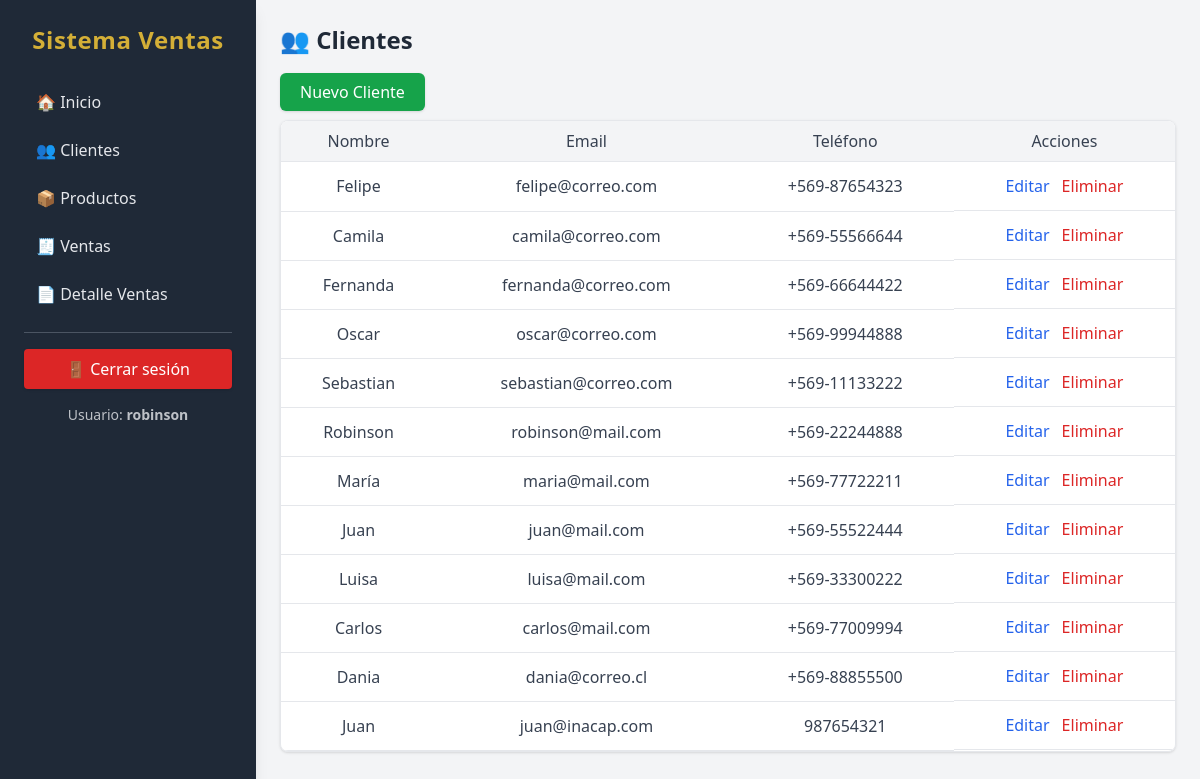
Screenshot of /clientes/ (signed in) with the database file from the repository.
### ventas/models.py (models this page shows, shortened)
class Cliente(models.Model):
    nombre = models.CharField(max_length=200)
    email = models.EmailField(blank=True, null=True)
    telefono = models.CharField(max_length=50, blank=True)

### ventas/views.py (the view)
# urls.py: path('clientes/', views.ClienteList.as_view(), name='clientes_list'),
class ClienteList(GenericListView):
    model = Cliente
    title = "👥 Clientes"
    model_name = "Cliente"
    columns = ["Nombre", "Email", "Teléfono"]
    fields = ["nombre", "email", "telefono"]
    add_url = 'ventas:clientes_create'
    edit_url = 'ventas:clientes_update'
    delete_url = 'ventas:clientes_delete'
    numeric_fields = []

### ventas/templatetags/utils.py (called while the page is built)
@register.filter
def get_attr(obj, attr_name):
    return getattr(obj, attr_name)

### ventas/views.py (called while the page is built)
    def get_context_data(self, **kwargs):
        ctx = super().get_context_data(**kwargs)
        ctx['title'] = getattr(self, 'title', self.model_name)
        ctx['model_name'] = self.model_name
        ctx['columns'] = self.columns
        ctx['fields'] = self.fields
        ctx['add_url'] = self.add_url
        ctx['edit_url'] = self.edit_url
        ctx['delete_url'] = self.delete_url
        ctx['numeric_fields'] = self.numeric_fields
        return ctx

### ventas/templates/ventas/list_generic.html (shortened to what this page needs)
{% extends 'base.html' %}
{% load utils %}
{% block content %}
<h1 class="text-2xl font-bold mb-6 text-gray-800">{{ title }}</h1>
<div class="mb-4">
    <a href="{% url add_url %}"
       class="bg-green-600 text-white px-5 py-2 rounded-md shadow hover:bg-green-700 transition">
        Nuevo {{ model_name }}
    </a>
</div>
<div class="overflow-x-auto shadow rounded-lg border border-gray-200">
    <table class="min-w-full bg-white">
        <thead class="bg-gray-100 border-b">
            <tr>
                {% for col in columns %}
                <th class="px-4 py-2 text-center text-gray-700 font-medium">
                    {{ col }}
                </th>
                {% endfor %}
                <th class="px-4 py-2 text-center text-gray-700 font-medium">Acciones</th>
            </tr>
        </thead>
        <tbody>
            {% for object in object_list %}
            <tr class="hover:bg-green-50 transition">
                {% for field in fields %}
                <td class="px-4 py-3 text-center text-gray-700 border-b">
                    {% if field in numeric_fields %}
                        {{ object|get_attr:field|floatformat:0 }}
                    {% else %}
                        {{ object|get_attr:field }}
                    {% endif %}
                </td>
                {% endfor %}
                <td class="px-4 py-3 text-center border-b flex justify-center gap-3">
                    <a href="{% url edit_url object.pk %}"
                       class="text-blue-600 hover:text-blue-800 font-medium transition">
                        Editar
                    </a>
                    <a href="{% url delete_url object.pk %}"
                       class="text-red-600 hover:text-red-800 font-medium transition">
                        Eliminar
                    </a>
                </td>
            </tr>
            {% empty %}
            <tr>
                <td colspan="{{ fields|length|add:'1' }}" class="px-4 py-4 text-center text-gray-500">
                    No hay datos disponibles.
                </td>
            </tr>
            {% endfor %}
        </tbody>
    </table>
</div>
{% endblock %}

### templates/base.html (shortened to what this page needs)
{% load static %}
<!DOCTYPE html>
<html lang="es">
<head>
    <script src="https://cdn.tailwindcss.com"></script>
</head>
<body class="bg-gray-100 min-h-screen flex font-sans">
    {% if user.is_authenticated %}
    {% if not hide_sidebar %}
    <aside class="hidden md:block w-64 bg-secondary text-gray-200 min-h-screen p-6 shadow-lg flex flex-col space-y-4">
        <h2 class="text-center text-2xl font-bold mb-6 tracking-wide text-accent">
            Sistema Ventas
        </h2>
        <nav class="space-y-1 flex flex-col">
            <a class="block py-2.5 px-3 rounded-lg hover:bg-gray-700 hover:text-white transition-colors duration-150 font-medium"
                href="{% url 'ventas:home' %}">🏠 Inicio</a>
            <a class="block py-2.5 px-3 rounded-lg hover:bg-gray-700 hover:text-white transition-colors duration-150 font-medium"
                href="{% url 'ventas:clientes_list' %}">👥 Clientes</a>
            <a class="block py-2.5 px-3 rounded-lg hover:bg-gray-700 hover:text-white transition-colors duration-150 font-medium"
                href="{% url 'ventas:productos_list' %}">📦 Productos</a>
            <a class="block py-2.5 px-3 rounded-lg hover:bg-gray-700 hover:text-white transition-colors duration-150 font-medium"
                href="{% url 'ventas:ventas_list' %}">🧾 Ventas</a>
            <a class="block py-2.5 px-3 rounded-lg hover:bg-gray-700 hover:text-white transition-colors duration-150 font-medium"
                href="{% url 'ventas:detalleventas_list' %}">📄 Detalle Ventas</a>
        </nav>
        <div class="border-t border-gray-600"></div>
        {% if user.is_authenticated %}
        <form method="post" action="{% url 'ventas:logout' %}">
            <button
                class="w-full py-2 px-3 rounded bg-red-600 hover:bg-red-700 transition text-white font-medium shadow">
                🚪 Cerrar sesión
            </button>
        </form>
        <p class="text-center text-sm opacity-80 mt-2">
            Usuario: <span class="font-semibold">{{ user.username }}</span>
        </p>
        {% endif %}
    </aside>
    {% endif %}
    {% endif %}
    <main class="flex-1 p-6 overflow-y-auto">
        {% block content %}{% endblock %}
    </main>
</body>
</html>

### rows the page displays
Cliente: fields "Felipe" "felipe@correo.com" "+569-87654323"
Cliente: fields "Camila" "camila@correo.com" "+569-55566644"
Cliente: fields "Fernanda" "fernanda@correo.com" "+569-66644422"
Cliente: fields "Oscar" "oscar@correo.com" "+569-99944888"
Cliente: fields "Sebastian" "sebastian@correo.com" "+569-11133222"
Cliente: fields "Robinson" "robinson@mail.com" "+569-22244888"
Cliente: fields "María" "maria@mail.com" "+569-77722211"
Cliente: fields "Juan" "juan@mail.com" "+569-55522444"
Cliente: fields "Luisa" "luisa@mail.com" "+569-33300222"
Cliente: fields "Carlos" "carlos@mail.com" "+569-77009994"
Cliente: fields "Dania" "dania@correo.cl" "+569-88855500"
Cliente: fields "Juan" "juan@inacap.com" "987654321"

### other values shown
{{ user.username }} "robinson"
{{ title }} "👥 Clientes"
{{ model_name }} "Cliente"
{{ col }} "Nombre" "Email" "Teléfono"
